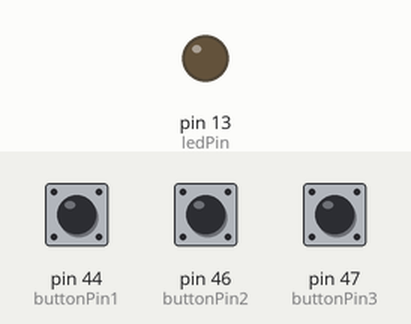
This sketch was run on a simulated Arduino Mega 2560, built with avr-gcc and run on an emulated ATmega2560. Parts: output pins drawn as LEDs (lit = HIGH). The test bench sets the inputs (shaded band); at power-on: pin 44 (buttonPin1) HIGH, pin 47 (buttonPin3) HIGH, pin 46 (buttonPin2) HIGH.

Above: at 1.2 s.
1.3 s: pin 44 (buttonPin1) pulled LOW for 0.15 s
At 3.1 s:
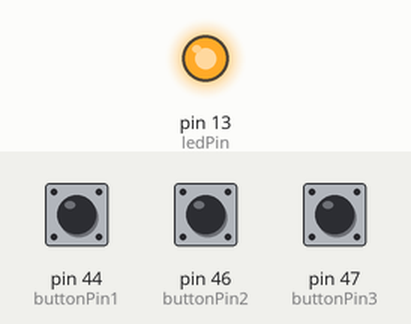
4.3 s: pin 47 (buttonPin3) pulled LOW for 3.2 s
At 7.88 s:
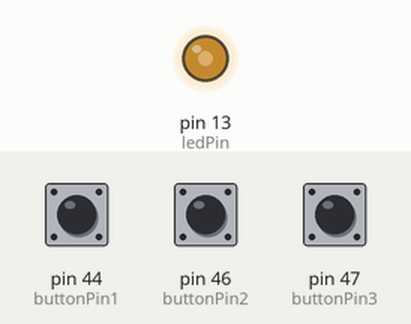
10.1 s: pin 46 (buttonPin2) pulled LOW for 0.15 s
Timing chart, 0 to 18.2 s (numbered marks = the images above; inputs shaded):
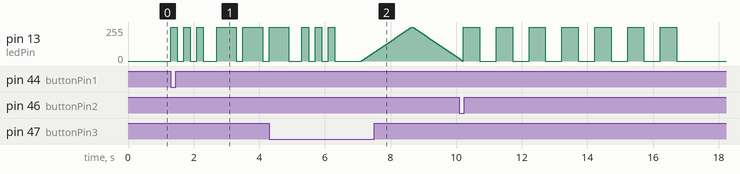

Measured:
- after the input at 1.3 s, pin 13 (ledPin): 0/255 → 255/255 at once, → 0/255 0.20 s later, → 255/255 0.20 s later, → 0/255 0.20 s later, … (10 changes in this stretch)

The sketch:

secuencia_botones.ino
```cpp
// === CONFIGURACIÓN DE PINES ===
const int ledPin = 13;       // LED integrado del Arduino
const int buttonPin1 = 44;   // Botón 1 - SOS
const int buttonPin2 = 46;   // Botón 2 - Blink
const int buttonPin3 = 47;   // Botón 3 - Pulse
const int buttonPin4 = 45;   // Botón 4 (no usado)


// === CONFIGURACIÓN INICIAL ===
void setup() {
  pinMode(ledPin, OUTPUT);
  pinMode(buttonPin1, INPUT_PULLUP);
  pinMode(buttonPin2, INPUT_PULLUP);
  pinMode(buttonPin3, INPUT_PULLUP);
  pinMode(buttonPin4, INPUT_PULLUP);
}


// === BUCLE PRINCIPAL ===
void loop() {
  if (digitalRead(buttonPin1) == LOW) {
    runSOS();        // SOS
  }
  else if (digitalRead(buttonPin2) == LOW) {
    for (int i = 0; i < 7; i++) {
      runBlink();    // Blink
    }
  }
  else if (digitalRead(buttonPin3) == LOW) {
    runPulse();      // Pulse
  }
  else {
    digitalWrite(ledPin, LOW);  // Ningún botón presionado
  }
}


// === 1. SECUENCIA SOS ===
void runSOS() {
  int dot = 200;
  int dash = 600;
  int pause = 200;

  // S (...)
  digitalWrite(ledPin, HIGH); delay(dot); digitalWrite(ledPin, LOW); delay(pause);
  digitalWrite(ledPin, HIGH); delay(dot); digitalWrite(ledPin, LOW); delay(pause);
  digitalWrite(ledPin, HIGH); delay(dot); digitalWrite(ledPin, LOW); delay(pause * 2);

  // O (---)
  digitalWrite(ledPin, HIGH); delay(dash); digitalWrite(ledPin, LOW); delay(pause);
  digitalWrite(ledPin, HIGH); delay(dash); digitalWrite(ledPin, LOW); delay(pause);
  digitalWrite(ledPin, HIGH); delay(dash); digitalWrite(ledPin, LOW); delay(pause * 2);

  // S (...)
  digitalWrite(ledPin, HIGH); delay(dot); digitalWrite(ledPin, LOW); delay(pause);
  digitalWrite(ledPin, HIGH); delay(dot); digitalWrite(ledPin, LOW); delay(pause);
  digitalWrite(ledPin, HIGH); delay(dot); digitalWrite(ledPin, LOW); delay(pause * 4);
}


// === 2. PARPADEO (BLINK) ===
void runBlink() {
  digitalWrite(ledPin, HIGH);
  delay(500);
  digitalWrite(ledPin, LOW);
  delay(500);
}


// === 3. EFECTO PULSO (FADE) ===
void runPulse() {
  // Aumenta brillo
  for (int fadeValue = 0; fadeValue <= 255; fadeValue += 5) {
    analogWrite(ledPin, fadeValue);
    delay(30);
  }
  // Disminuye brillo
  for (int fadeValue = 255; fadeValue >= 0; fadeValue -= 5) {
    analogWrite(ledPin, fadeValue);
    delay(30);
  }
}
```
